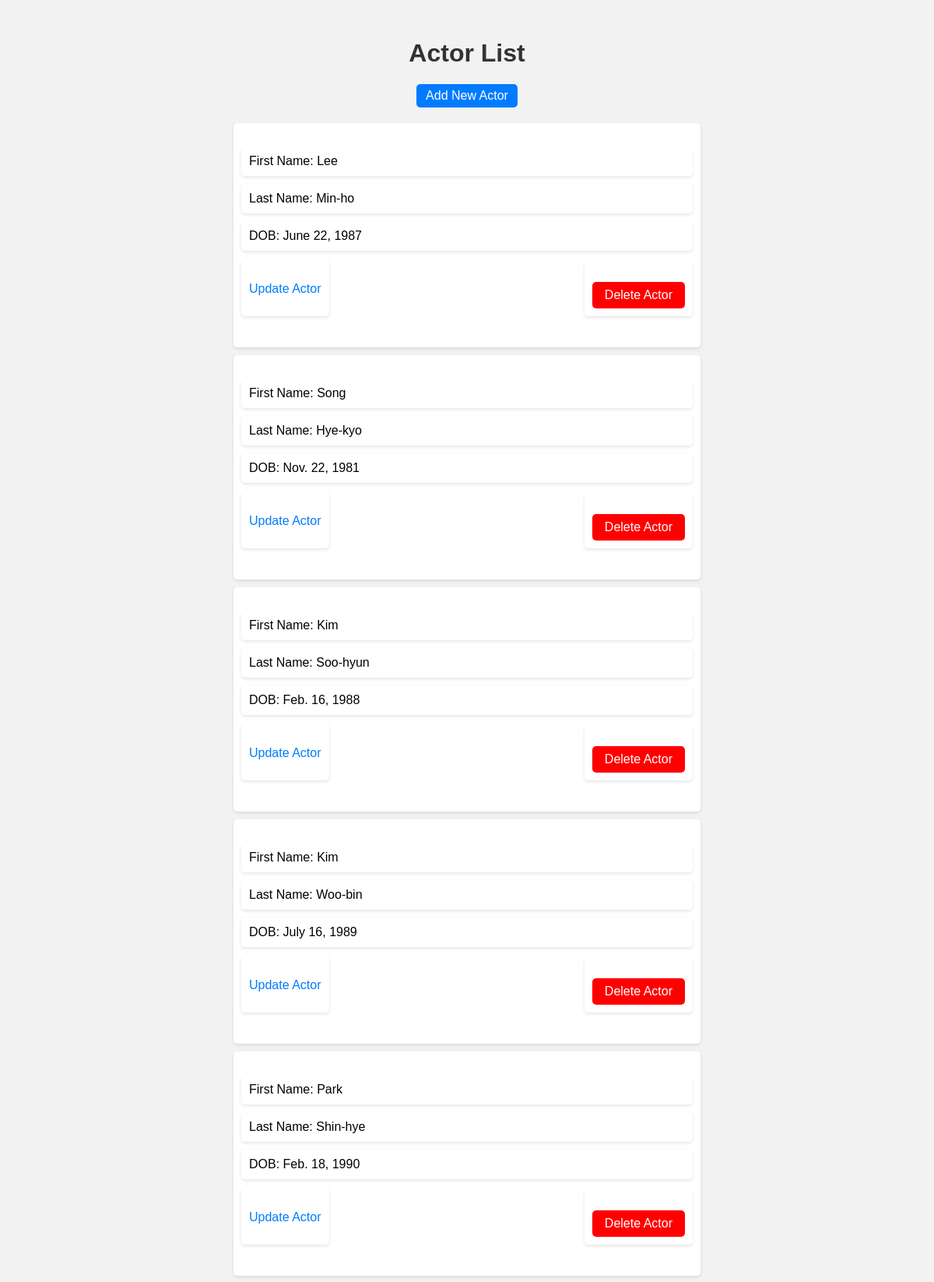
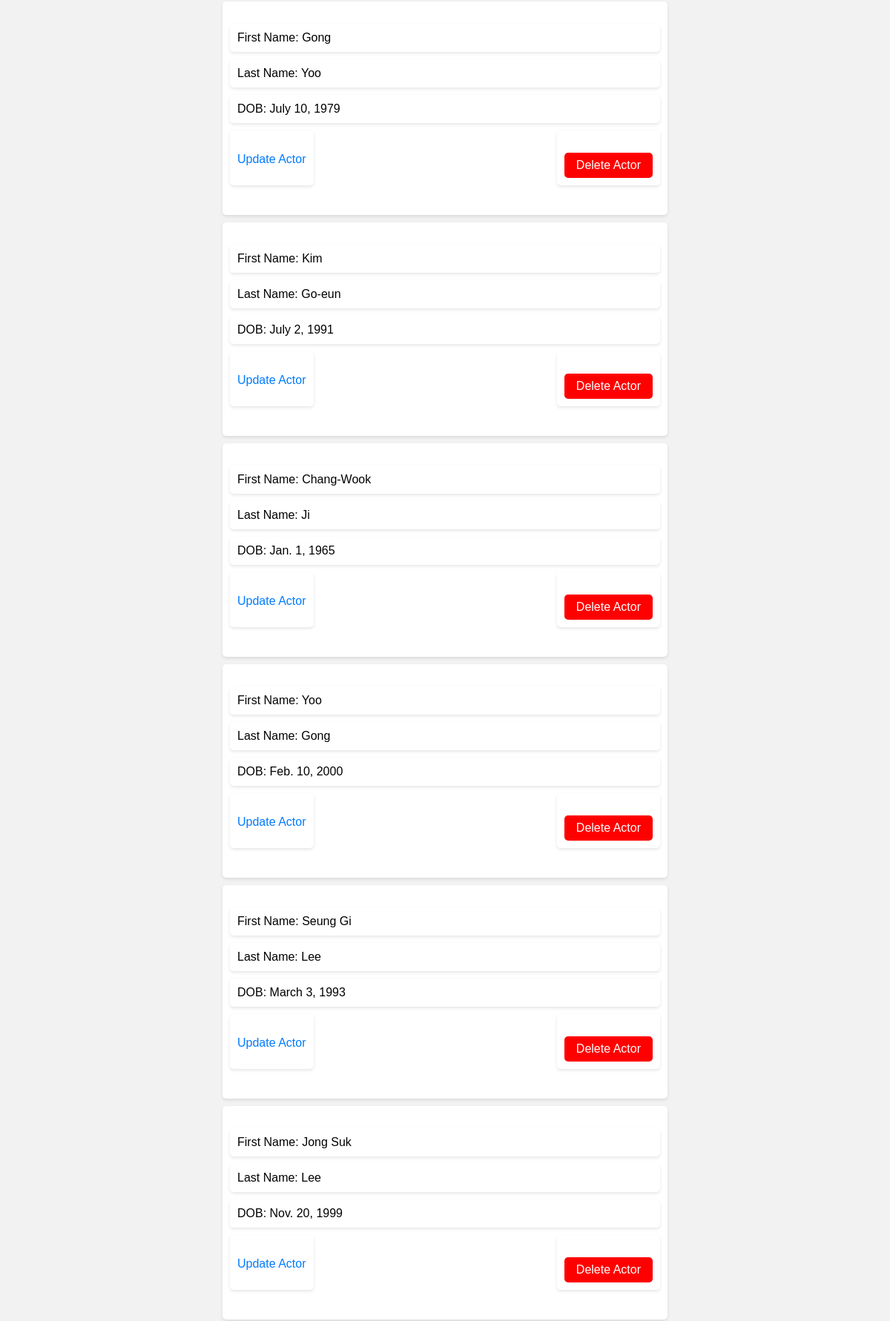
The page /drama/actors/ (upper part) on the database its author committed (2 pictures, top to bottom).
### drama_app/models.py (models this page shows, shortened)
class Actor(models.Model):
    first_name = models.CharField(max_length=100)
    last_name = models.CharField(max_length=100)
    date_of_birth = models.DateField()

### drama_app/views.py (the view)
# urls.py: path('actors/', ActorList.as_view(), name='actor-list'),
class ActorList(View):
    def get(self,request):
        actors = Actor.objects.all()
        return render(request=request, template_name='actor_list.html',context={'actors':actors})

### drama_app/templates/actor_list.html (shortened to what this page needs)
<!DOCTYPE html>
<html>
<head>
</head>
<body>
    <h1>Actor List</h1>
    <div class="centered-button">
        <a href="{% url 'actor-add' %}"><button>Add New Actor</button></a>
    </div>
    <ul>
        {% for actor in actors %}
        <li>
            <ul>
                <li>First Name: {{ actor.first_name }}</li>
                <li>Last Name: {{ actor.last_name }}</li>
                <li>DOB: {{ actor.date_of_birth }}</li>
                <div class="action-links">
                    <li><a href="{% url 'actor-update' actor.id %}">Update Actor</a></li>
                    <li><a href="{% url 'actor-delete' actor.id %}" class="delete-button">Delete Actor</a></li>
                </div>
            </ul>
        </li>
        {% endfor %}
    </ul>
</body>
<body>
</body>
</html>

### drama_app/templates/actor_list.html (style rules this page uses)
body { font-family: Arial, sans-serif; background-color: #f2f2f2; margin: 0; padding: 0; }
h1 { color: #333; text-align: center; margin-top: 50px; }
ul { list-style-type: none; padding: 0; margin: 20px auto; max-width: 600px; }
li { background-color: #fff; border-radius: 5px; margin-bottom: 10px; padding: 10px; box-shadow: 0 2px 4px rgba(0,0,0,0.1); }
button { background-color: #007bff; color: #fff; border: none; border-radius: 5px; padding: 6px 12px; cursor: pointer; font-size: 16px; margin-top: 0px; display: inline-block; text-decoration: none; }
a { color: #007bff; text-decoration: none; display: block; text-align: center; margin-top: 20px; }
.action-links { display: flex; justify-content: space-between; }
.delete-button { background-color: red; color: #fff; padding: 8px 16px; border-radius: 5px; text-decoration: none; }

### rows shown on the page
Actor: first_name "Lee", last_name "Min-ho", date_of_birth "June 22, 1987"
Actor: first_name "Song", last_name "Hye-kyo", date_of_birth "Nov. 22, 1981"
Actor: first_name "Kim", last_name "Soo-hyun", date_of_birth "Feb. 16, 1988"
Actor: first_name "Kim", last_name "Woo-bin", date_of_birth "July 16, 1989"
Actor: first_name "Park", last_name "Shin-hye", date_of_birth "Feb. 18, 1990"
Actor: first_name "Gong", last_name "Yoo", date_of_birth "July 10, 1979"
Actor: first_name "Kim", last_name "Go-eun", date_of_birth "July 2, 1991"
Actor: first_name "Chang-Wook", last_name "Ji", date_of_birth "Jan. 1, 1965"
Actor: first_name "Yoo", last_name "Gong", date_of_birth "Feb. 10, 2000"
Actor: first_name "Seung Gi", last_name "Lee", date_of_birth "March 3, 1993"
Actor: first_name "Jong Suk", last_name "Lee", date_of_birth "Nov. 20, 1999"
